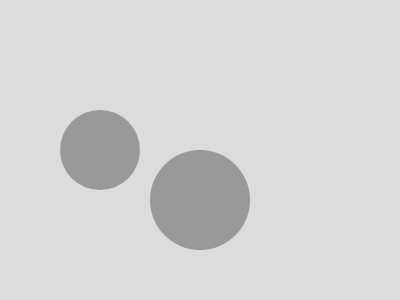
Frame 1 (no input)
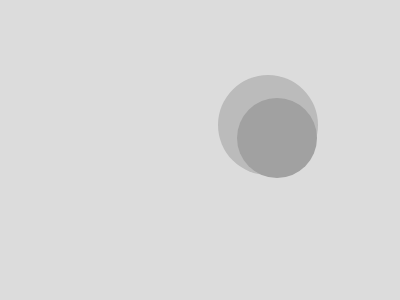
Frame 60 (no input)
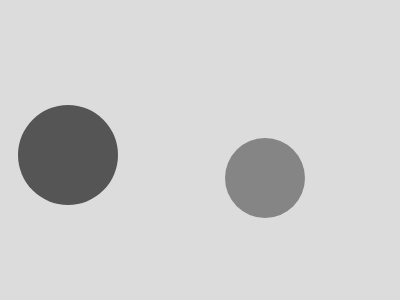
Frame 120 (the mouse pressed at the canvas centre since frame 60)

The p5.js sketch that drew these frames (run headless with seeded random() and noise() and a simulated clock; from frame 60 on, the mouse is pressed at the canvas centre):

// p5.js sketch
// ── sketch.js
// W4-6.3 v2 bouncing ball using functions with object parameters
// unclear about why to use object literal vars
// versus classes?

var bb = {
  // literal object w/ fields
  x: 200,
  y: 200,
  xspeed: 4,
  yspeed: 3,
  radius: 50,
};

var bb2 = {
  x: 100,
  y: 150,
  xspeed: 3,
  yspeed: 4,
  radius: 40,
};

function setup() {
  createCanvas(400, 300);
  noStroke();
  frameRate(30);
}

function draw() {
  let xMapsGray = map(bb.x, 0, width, 50, 255);
  let xMapsBlue = map(bb2.x,width,50,255);
  let yMapsGray = map(bb2.y, height, 0, 50, 255);

  background(220);
  fill(xMapsGray);
  circle(bb.x, bb.y, bb.radius * 2);
    fill(yMapsGray);
  circle(bb2.x, bb2.y, bb2.radius * 2);

  moveIt(bb); 
  cornerBounce(bb);
  moveIt(bb2);
  cornerBounce(bb2);
}

// functions with object var parameter //

function moveIt(ball) {
  // moves the ball in x,y
  ball.x = ball.x + ball.xspeed;
  ball.y = ball.y + ball.yspeed;
}

function cornerBounce(ball) {
  // inverts x and y speed at corners
  if (ball.x >= width - ball.radius || ball.x <= ball.radius) {
    ball.xspeed = -ball.xspeed;
  }
  if (ball.y >= height - ball.radius || ball.y - ball.radius <= 0) {
    ball.yspeed = -ball.yspeed;
  }
}

// NOTES
//assigning js object to variable bb

//map(value, start1, stop1, start2, stop2, [withinBounds])
//value Number: the incoming value to be converted
// using map here to make canvas width, height
//correspond to 0-255 for blue, red values
// which makes canvas a slice of the color cube revealed by bouncing ball bb

// with different fields: x,y,yspeed...
// https://www.youtube.com/watch?v=-e5h4IGKZRY

// re-using function with different object vars simplifies code
